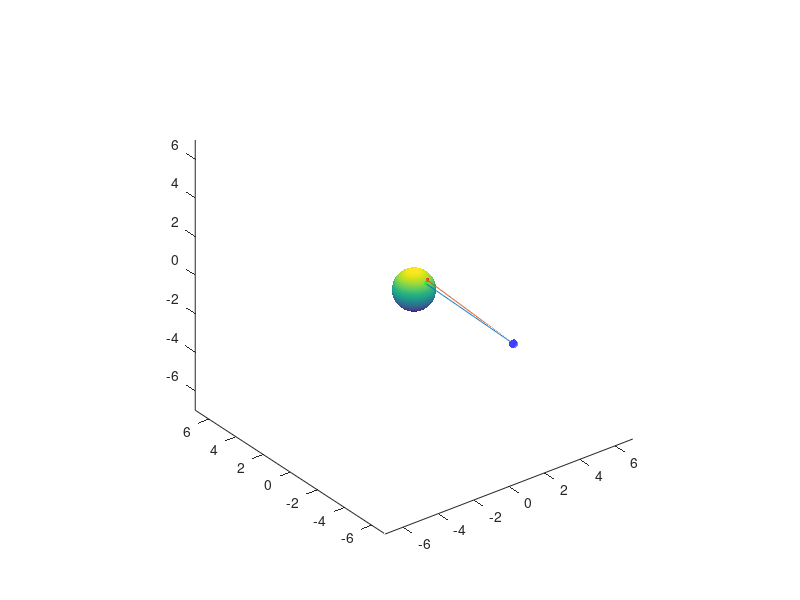

This chart was generated by the following MATLAB code:



% Earth Station 1 Parameters

    % Location and EL angle calculation
    
    ES1Lat = 40;
    ES1Long = 95;
    SatLat = 0;
    SatLong = 95;
    phi1 = acosd(sind(ES1Lat).*sind(SatLat)+cosd(ES1Lat).*cosd(SatLong-ES1Long));
    EL1 = acosd(sind(phi1)./(sqrt(1+(6563./42348).^2-2.*(6563./42348).*cosd(phi1))));
    distanceup = (35785+6378.137).*1000.*sind(phi1)./cosd(EL1);

    % Transmission Parameters

    Gtx_dB = 55;
    Gtx = 10^(Gtx_dB./10);
    Pt = 10000;
    fup = 83.5.*10^9;
    wavelenup = 3.*10^8./fup;
    Bandwidth = .5.*10^9;

% Earth Station 2 Parameters

    % Location and EL angle calculation

    ES2Lat = 45;
    ES2Long = 110;
    phi2 = acosd(sind(ES2Lat).*sind(SatLat)+cosd(ES2Lat).*cosd(SatLong-ES2Long));
    EL2 = acosd(sind(phi2)./(sqrt(1+(6563./42348).^2-2.*(6563./42348).*cosd(phi2))));
    distancedown = (35785+6378.137).*1000.*sind(phi2)./cosd(EL2);

    % Transmission Parameters

    fdown = 83.5.*10^9;
    wavelendown = 3.*10^8./fdown;
    TantES = 0;
    Grx_dB = 50;
    Grx = 10^(Grx_dB./10);
    NFlna_dB = .2;
    NFlna = 10^(NFlna_dB./10);
    Tlna = 275.*(NFlna - 1);
    Glna_dB = 30;
    Glna = 10^(Glna_dB./10);
    NFmix_dB = .2;
    NFmix = 10^(NFmix_dB./10);
    Tmix = 275.*(NFmix - 1);
    Gmix_dB = 0;
    Gmix = 10^(Gmix_dB./10);

% Satellite Parameters 

    TantSat = 0;
    GrSat_dB = 30;
    GrSat = 10^(GrSat_dB./10);
    NFlnaSat_dB = .2;
    NFlnaSat = 10^(NFlnaSat_dB./10);
    TlnaSat = 275.*(NFlnaSat - 1);
    GlnaSat_dB = 30;
    GlnaSat = 10^(GlnaSat_dB./10);
    NFmixSat_dB = .2;
    NFmixSat = 10^(NFmixSat_dB./10);
    TmixSat = 275.*(NFmixSat - 1);
    GmixSat_dB = 0;
    GmixSat = 10^(GmixSat_dB./10);
    PtSat = 1000;

% Loss Parameterization

    Lclearsky_dB = .2;
    %{
    R = 66;
    rainHeight = 1.*1000; 
    angle = 75;
    alphaup = 1.44*(fup./(10.^9)).^(-.0779);
    kappaup = 4.21*10.^(-5).*(fup./(10.^9)).^2.42;
    Lrainup_dB = rainHeight./sind(angle).*kappaup.*(R).^alphaup;
    alphadown = 1.44*(fdown./(10.^9)).^(-.0779);
    kappadown = 4.21*10.^(-5).*(fdown./(10.^9)).^2.42;
    Lraindown_dB = rainHeight./sind(angle).*kappadown.*(R).^alphadown;
    %}
    Lbeamedge_dB = -3;
    Lmisc_dB = 1;
    Lpathup_dB = 20.*log10(wavelenup./(4.*pi.*distanceup));
    Lpathdown_dB = 20.*log10(wavelendown./(4.*pi.*distancedown));
    %Trainup = 275.*(1-10.^(-(Lrainup_dB+Lclearsky_dB)./10));
    %Traindown = 275.*(1-10.^(-(Lrainup_dB+Lclearsky_dB)./10));

% CNup Calculation

Cup = 10.*log10(Pt) + Gtx_dB + GrSat_dB + Lpathup_dB - Lbeamedge_dB...
    - Lmisc_dB + GlnaSat_dB + GmixSat_dB;
Tsysup = TantSat + TlnaSat + TmixSat./GlnaSat;
Nup = 10.*log10(1.38.*10.^(-23).*Tsysup.*Bandwidth) + GlnaSat_dB + GmixSat_dB;
CNup_dB = Cup - Nup
CNup = 10.^(CNup_dB./10);

% CNdown Calculation

Cdown = 10.*log10(PtSat) + GrSat_dB + Grx_dB + Lpathdown_dB - Lbeamedge_dB...
    - Lmisc_dB + Glna_dB + Gmix_dB;
Tsysdown = TantES + Tlna + Tmix./Glna;
Ndown = 10.*log10(1.38.*10.^(-23).*Tsysdown.*Bandwidth) + Glna_dB + Gmix_dB;
CNdown_dB = Cdown - Ndown
CNdown = 10.^(CNdown_dB./10);

% CNtotal and Bit Error Rate Calculation

CNtotal = ((1./CNup)+(1./CNdown)).^-1;
CNtotal_dB = 10.*log10(CNtotal)
InformationRate = 10.*1000;
EbN_dB = CNtotal_dB + 10.*log10(Bandwidth) - 10.*log10(InformationRate)
EbN = 10.^(EbN_dB./10);
ErrorProb = .5.*exp(-EbN)

% Sat/ES Plots
    [X, Y, Z] = sphere;
    [XES, YES, ZES] = sphere;
    XSAT = XES.*.2;
    YSAT = YES.*.2;
    ZSAT = ZES.*.2;
    XES = XES.*.1;
    YES = YES.*.1;
    ZES = ZES.*.1;
    ES1Lat = 40;
    ES1Long = 95;
    ES2Lat = 45;
    ES2Long = 110; 
    SatLong = 95;
    SatLat = 0;
    ES1X = sind(ES1Lat-90).*cosd(ES1Long);
    ES1Y = sind(ES1Lat-90).*sind(ES1Long);
    ES1Z = cosd(ES1Lat-90);
    ES2X = sind(ES2Lat-90).*cosd(ES2Long);
    ES2Y = sind(ES2Lat-90).*sind(ES2Long);
    ES2Z = cosd(ES2Lat-90);
    SatX = 6.61069.*sind(SatLat-90).*cosd(SatLong);
    SatY = 6.61069.*sind(SatLat-90).*sind(SatLong);
    SatZ = 6.61069.*cosd(SatLat-90);
    line1x = linspace(ES1X,SatX);
    line2x = linspace(ES2X,SatX);
    line1y = linspace(ES1Y,SatY);
    line2y = linspace(ES2Y,SatY);
    line1z = linspace(ES1Z,SatZ);
    line2z = linspace(ES2Z,SatZ);
    ES1X = ES1X + XES;
    ES1Y = ES1Y + YES;
    ES1Z = ES1Z + ZES;
    ES2X = ES2X + XES;
    ES2Y = ES2Y + YES;
    ES2Z = ES2Z + ZES;
    SatX = SatX + XSAT;
    SatY = SatY + YSAT;
    SatZ = SatZ + ZSAT;
    surf(X,Y,Z)
    shading interp
    axis equal
    grid off
    set(gca,'Color','k')
    xlim([-7,7])
    ylim([-7,7])
    zlim([-7,7])
    hold on
    surf(ES1X,ES1Y,ES1Z,'FaceColor','g', 'FaceAlpha',0.5, 'EdgeColor','none')
    surf(ES2X,ES2Y,ES2Z,'FaceColor','r', 'FaceAlpha',0.5, 'EdgeColor','none')
    surf(SatX,SatY,SatZ,'FaceColor','b', 'FaceAlpha',0.5, 'EdgeColor','none')
    plot3(line1x,line1y,line1z)
    plot3(line2x,line2y,line2z)








